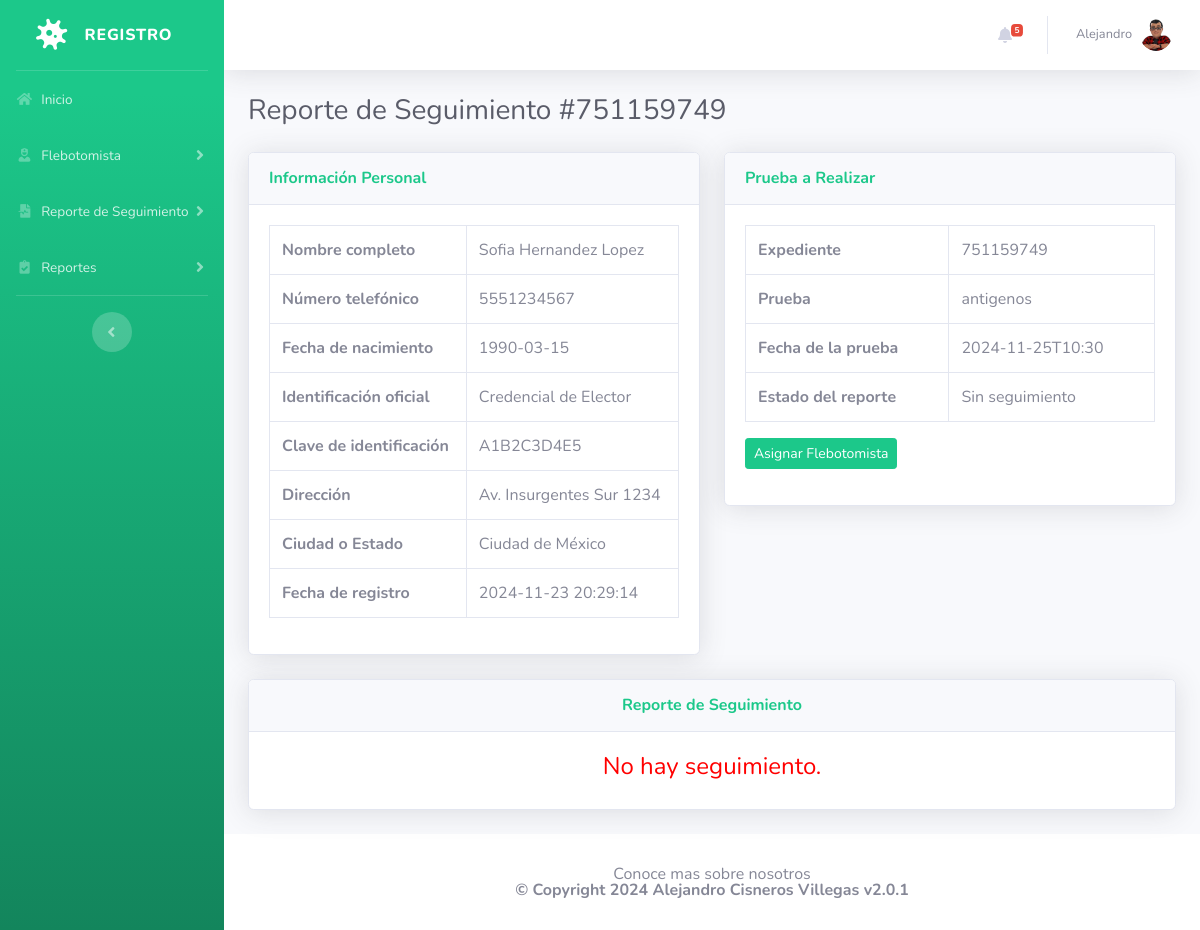
The page /test-details.php?tid=1&&oid=751159749 (signed in) on the database its author committed.
### tables this page shows
CREATE TABLE `project_08_admin` (
  `ID` int(11) NOT NULL,
  `AdminName` varchar(120) DEFAULT NULL,
  `AdminuserName` varchar(20) NOT NULL,
  `MobileNumber` int(10) NOT NULL,
  `Email` varchar(120) NOT NULL,
  `Password` varchar(120) DEFAULT NULL,
  `AdminRegdate` timestamp NULL DEFAULT current_timestamp()
);

CREATE TABLE `project_08_testrecord` (
  `id` int(11) NOT NULL,
  `OrderNumber` bigint(14) DEFAULT NULL,
  `PatientMobileNumber` bigint(14) DEFAULT NULL,
  `TestType` varchar(100) DEFAULT NULL,
  `TestTimeSlot` varchar(120) DEFAULT NULL,
  `ReportStatus` varchar(100) DEFAULT NULL,
  `FinalReport` varchar(150) DEFAULT NULL,
  `ReportUploadTime` varchar(200) DEFAULT NULL,
  `RegistrationDate` timestamp NULL DEFAULT current_timestamp(),
  `AssignedtoEmpId` varchar(150) DEFAULT NULL,
  `AssigntoName` varchar(180) DEFAULT NULL,
  `AssignedTime` varchar(100) DEFAULT NULL
);

CREATE TABLE `project_08_patients` (
  `id` int(11) NOT NULL,
  `FullName` varchar(120) DEFAULT NULL,
  `MobileNumber` bigint(12) DEFAULT NULL,
  `DateOfBirth` date DEFAULT NULL,
  `GovtIssuedId` varchar(150) DEFAULT NULL,
  `GovtIssuedIdNo` varchar(150) DEFAULT NULL,
  `FullAddress` varchar(255) DEFAULT NULL,
  `State` varchar(200) DEFAULT NULL,
  `RegistrationDate` timestamp NOT NULL DEFAULT current_timestamp()
);

### test-details.php (the view, shortened to what this page needs)
<?php session_start();
include_once('includes/config.php');
if (strlen($_SESSION['aid'] == 0)) {
  header('location:logout.php');
} else {
?>
  <!DOCTYPE html>
  <html lang="es">
  <head>
    <link href="vendor/fontawesome-free/css/all.min.css" rel="stylesheet" type="text/css">
    <link href="css/sb-admin-2.min.css" rel="stylesheet">
  </head>
  <body id="page-top">
    <div id="wrapper">
      <?php include_once('includes/sidebar.php'); ?>
      <div id="content-wrapper" class="d-flex flex-column">
        <div id="content">
          <?php include_once('includes/topbar.php'); ?>
          <div class="container-fluid">
            <h1 class="h3 mb-4 text-gray-800">Reporte de Seguimiento #<?php echo intval($_GET['oid']); ?> </h1>
            <div class="row">
              <?php
              $testid = intval($_GET['tid']);
              $query = mysqli_query($con, "select * from project_08_testrecord
                join project_08_patients on project_08_patients.MobileNumber=project_08_testrecord.PatientMobileNumber
                where  project_08_testrecord.id='$testid'");
              while ($row = mysqli_fetch_array($query)) {
              ?>
                <div class="col-lg-6">
                  <div class="card shadow mb-4">
                    <div class="card-header py-3">
                      <h6 class="m-0 font-weight-bold text-success">Información Personal</h6>
                    </div>
                    <div class="card-body">
                      <table class="table table-bordered" width="100%" cellspacing="0">
                        <tr>
                          <th>Nombre completo</th>
                          <td> <?php echo $row['FullName']; ?> </td>
                        </tr>
                        <tr>
                          <th>Número telefónico</th>
                          <td> <?php echo $row['MobileNumber']; ?> </td>
                        </tr>
                        <tr>
                          <th>Fecha de nacimiento</th>
                          <td> <?php echo $row['DateOfBirth']; ?> </td>
                        </tr>
                        <tr>
                          <th>Identificación oficial</th>
                          <td> <?php echo $row['GovtIssuedId']; ?> </td>
                        </tr>
                        <tr>
                          <th>Clave de identificación</th>
                          <td> <?php echo $row['GovtIssuedIdNo']; ?> </td>
                        </tr>
                        <tr>
                          <th>Dirección</th>
                          <td> <?php echo $row['FullAddress']; ?> </td>
                        </tr>
                        <tr>
                          <th>Ciudad o Estado</th>
                          <td> <?php echo $row['State']; ?> </td>
                        </tr>
                        <tr>
                          <th>Fecha de registro</th>
                          <td> <?php echo $row['RegistrationDate']; ?> </td>
                        </tr>
                      </table>
                    </div>
                  </div>
                </div>
                <div class="col-lg-6">
                  <div class="card shadow mb-4">
                    <div class="card-header py-3">
                      <h6 class="m-0 font-weight-bold text-success">Prueba a Realizar</h6>
                    </div>
                    <div class="card-body">
                      <table class="table table-bordered" width="100%" cellspacing="0">
                        <tr>
                          <th>Expediente</th>
                          <td> <?php echo $row['OrderNumber']; ?> </td>
                        </tr>
                        <tr>
                          <th>Prueba</th>
                          <td> <?php echo $row['TestType']; ?> </td>
                        </tr>
                        <tr>
                          <th>Fecha de la prueba</th>
                          <td> <?php echo $row['TestTimeSlot']; ?> </td>
                        </tr>
                        <tr>
                          <th>Estado del reporte</th>
                          <td>
                            <?php if ($row['ReportStatus'] == ''):
                              echo "Sin seguimiento";
                            else:
                              echo $row['ReportStatus'];
                            endif;
                            ?>
                          </td>
                        </tr>
                      </table>
                      <?php if ($row['AssignedtoEmpId'] == ''): ?>
                        <div class="form-group">
                          <button type="button" class="btn btn-success btn-sm" data-toggle="modal" data-target="#assignto">Asignar Flebotomista</button>
                        </div>
                        <?php else:
                        $rstatus = $row['ReportStatus'];
                        if ($rstatus == 'Asignado' || $rstatus == 'En proceso' || $rstatus == 'Toma de muestra' || $rstatus == 'En laboratorio'): ?> <button type="button" class="btn btn-success btn-sm" data-toggle="modal" data-target="#takeaction">Continuar proceso</button>
                        <?php
                        endif;
                        endif; ?>
                    </div>
                  </div>
                </div>
            </div>
            <?php } ?>
            <?php
              $orderid = intval($_GET['oid']);
              $ret = mysqli_query($con, "select * from project_08_reporttracking
              join project_08_admin on project_08_admin.ID=project_08_reporttracking.RemarkBy
              where project_08_reporttracking.OrderNumber='$orderid'");
              $num = mysqli_num_rows($ret);
            ?>
            <div class="row">
            <div class="col-lg-12">
              <div class="card shadow mb-4">
                <div class="card-header py-3">
                  <h6 class="m-0 font-weight-bold text-success" align="center">Reporte de Seguimiento</h6>
                </div>
                <div class="card-body">
                  <?php if ($num > 0) { ?>
                  <table class="table table-bordered" width="100%" cellspacing="0">
                    <tr>
                      <th>Observación</th>
                      <th>Estado</th>
                      <th>F. Reporte</th>
                      <th>Autorizado</th>
                      <?php while ($result = mysqli_fetch_array($ret)) { ?>
                    </tr>
                    <tr>
                      <td> <?php echo $result['Remark']; ?> </td>
                      <td> <?php echo $result['Status']; ?> </td>
                      <td> <?php echo $result['PostingTime']; ?> </td>
                      <td> <?php echo $result['AdminName']; ?> </td>
                    </tr>
                    <?php } ?>
                  </table>
                  <?php } else { ?>
                  <h4 align="center" style="color:red"> No hay seguimiento. </h4>
                  <?php } ?>
                </div>
              </div>
            </div>
          </div>
          </div>
        </div>
        <?php include_once('includes/footer.php'); ?>
      </div>
    </div>
  </body>
</html>
<?php } ?>

### includes/topbar.php (shortened to what this page needs)
<nav class="navbar navbar-expand navbar-light bg-white topbar mb-4 static-top shadow">
    <?php if ($_SESSION['aid']): ?>
        <ul class="navbar-nav ml-auto">
            <?php $query = mysqli_query($con, "select * from project_08_testrecord where ReportStatus is null");
            $count = mysqli_num_rows($query);
            ?>
            <li class="nav-item dropdown no-arrow mx-1">
                <a class="nav-link dropdown-toggle" href="#" id="alertsDropdown" role="button"
                    data-toggle="dropdown" aria-haspopup="true" aria-expanded="false">
                    <i class="fas fa-bell fa-fw"></i>
                    <span class="badge badge-danger badge-counter"><?php echo $count; ?></span>
                </a>
            </li>
            <li class="nav-item dropdown no-arrow">
                <a class="nav-link dropdown-toggle" href="#" id="userDropdown" role="button"
                    data-toggle="dropdown" aria-haspopup="true" aria-expanded="false">
                    <?php
                    $adid = $_SESSION['aid'];
                    $ret1 = mysqli_query($con, "select AdminName from project_08_admin where ID='$adid'");
                    while ($row1 = mysqli_fetch_array($ret1)) {
                    ?>
                        <span class="mr-2 d-none d-lg-inline text-gray-600 small"><?php echo $row1['AdminName']; ?></span>
                    <?php } ?>
                    <img class="img-profile rounded-circle"
                        src="img/profile.png">
                </a>
            </li>
        </ul>
    <?php endif; ?>
</nav>

### rows shown on the page
project_08_admin: AdminName "Alejandro"
project_08_testrecord: project_08_patients.FullName "Sofia Hernandez Lopez", project_08_patients.MobileNumber "5551234567", project_08_patients.DateOfBirth "1990-03-15", project_08_patients.GovtIssuedId "Credencial de Elector", project_08_patients.GovtIssuedIdNo "A1B2C3D4E5", project_08_patients.FullAddress "Av. Insurgentes Sur 1234", project_08_patients.State "Ciudad de México", project_08_patients.RegistrationDate "2024-11-23 20:29:14", OrderNumber "751159749", TestType "antigenos", TestTimeSlot "2024-11-25T10:30", shows "Sin seguimiento", shows "Asignar Flebotomista"

### other values the page prints
$count "5"
$_GET['oid'] "751159749"
